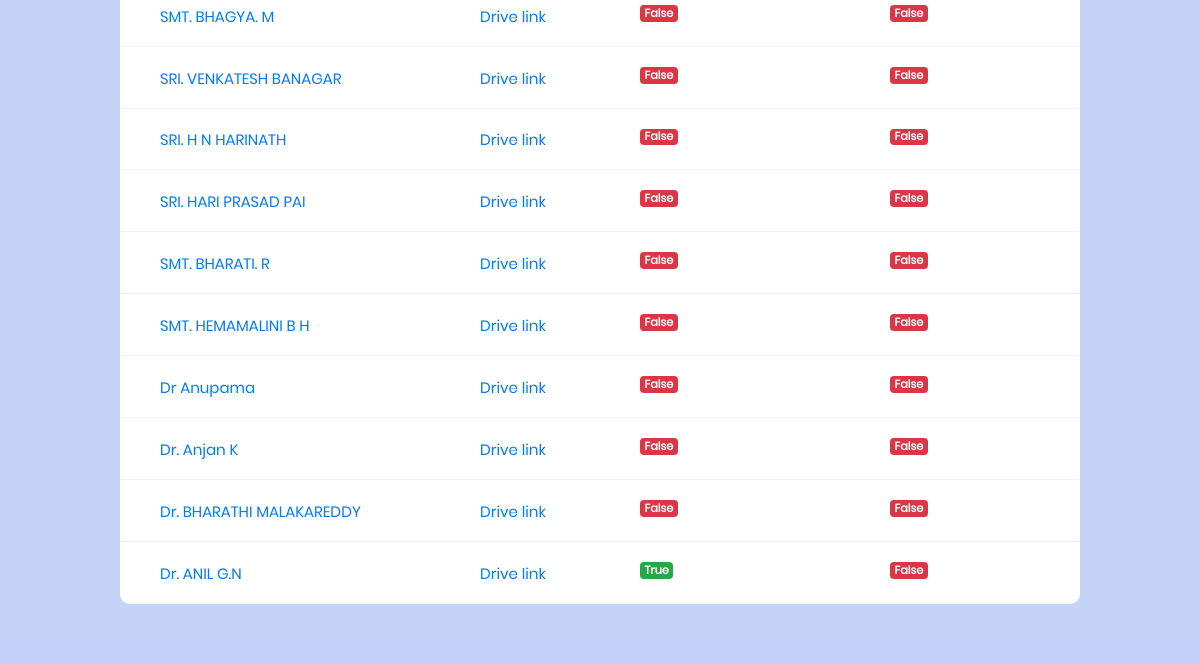
Before: /hod_display/ (signed in, lower part) with the older database file.
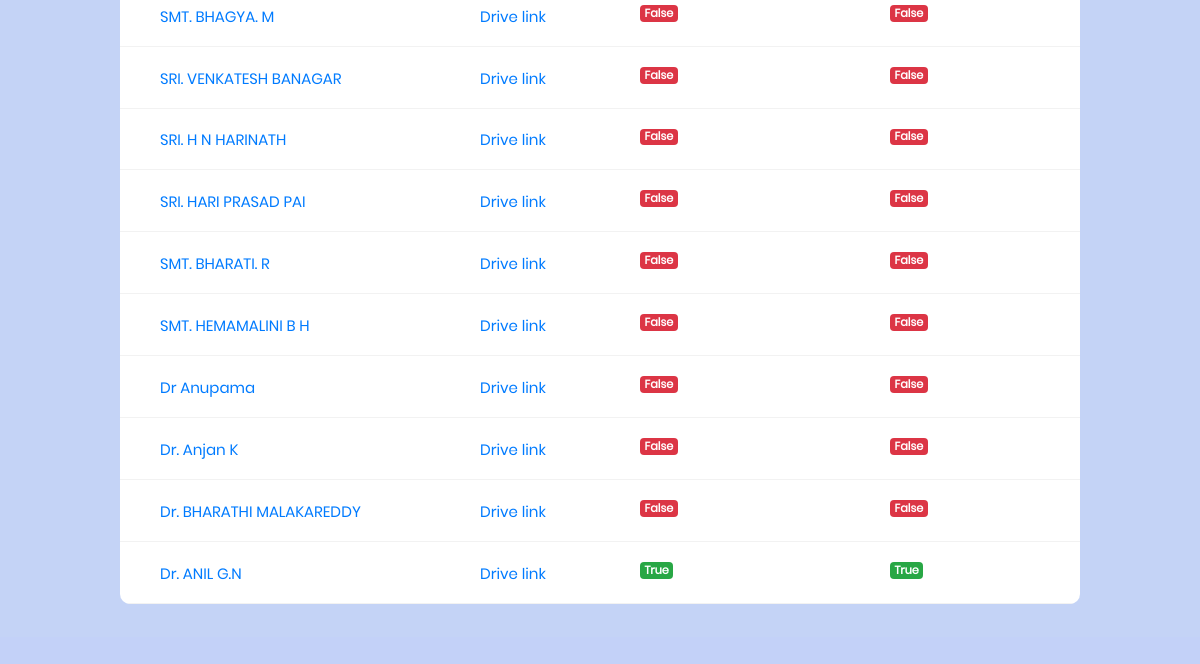
After: the same page with the newer database file.
### facform1/models.py (models this page shows, shortened)
class User(AbstractUser):
	phone = models.BigIntegerField(null=True)
	department = models.ForeignKey('Department', on_delete=models.CASCADE,null=True)
	designation = models.ForeignKey('Designation', on_delete=models.CASCADE,null=True)
	teach_status = models.BooleanField(default=False)
	hod_status = models.BooleanField(default=False)
	principal_status = models.BooleanField(default=False)
	doc_link = models.CharField(max_length=2000, blank=True, null=True)
	info = models.CharField(max_length=20, blank=True, null=True)
	def is_hod(self):
		faculty = Designation.objects.get(name="hod")
		faculty1 = str(faculty)
		faculty2 = str(self.designation.name)
		if faculty1 == faculty2:
			return True
		return False

### facform1/views.py (the view)
# urls.py: url(r'^hod_display/', views.hod_display,name="hod_display"),
@login_required
def hod_display(request):
	user = request.user
	hod_dept = user.department
	if request.user.is_hod() and request.user.department == hod_dept:
		user = request.user
		pk = request.user.pk
		hod_desg = user.designation
		c1 = User.objects.filter(department=hod_dept).filter(designation__pk=11)
		c2 = User.objects.filter(department=hod_dept).filter(designation__pk=9)
		c3 = User.objects.filter(department=hod_dept).filter(designation__pk=10)
		c4 = list(chain(c2,c3))
		context = {'name':c1,'name1':c4 ,'hod_dept':hod_dept}
		return render(request,'hod_display.html',context=context)
	else:
		return HttpResponseRedirect('/invalid')

### facform1/models.py (called while the page is built)
	def __str__(self):
		return self.name

	def __str__(self):
		return self.name

### templates/hod_display.html (shortened to what this page needs)
<!DOCTYPE html>
{% load staticfiles %}
<html lang="en">
<head>
	<link rel="stylesheet" type="text/css" href="{% static "vendor/bootstrap/css/bootstrap.min.css" %}">
	<link rel="stylesheet" type="text/css" href="{% static "fonts/font-awesome-4.7.0/css/font-awesome.min.css" %}">
	<link rel="stylesheet" type="text/css" href="{% static "vendor/animate/animate.css" %}">
	<link rel="stylesheet" type="text/css" href="{% static "vendor/select2/select2.min.css" %}">
	<link rel="stylesheet" type="text/css" href="{% static "vendor/perfect-scrollbar/perfect-scrollbar.css" %}">
	<link rel="stylesheet" type="text/css" href="{% static "css/util.css" %}">
	<link rel="stylesheet" type="text/css" href="{% static "css/main1.css" %}">
</head>
<body style="background:#c3d1f8">
	<div style="margin-top:-25%;" class="limiter">
		<div class="container-table100">
			<div class="wrap-table100">
					<div class="table">
            {% for info in name %}
						<div class="row">
							<div class="cell" data-title="Faculty Name">
								{% if info.teach_status and info.hod_status %}
								<a href="" class="h2p">{{info.first_name}}</a>
								{% elif info.teach_status %}
								<a href="/hod_teacher_display/{{info.pk}}">{{info.first_name}}</a>
								{% else %}
								<a href="#" class="h3p">{{info.first_name}}</a>
								{% endif %}
							</div>
							<div class="cell" data-title="Documents">
								<a href="{{info.doc_link}}">Drive link</a>
							</div>
							<div class="cell" data-title="f-sub">
                {% if info.teach_status %}
								  <span class="badge badge-success pull-left">{{info.teach_status}}</span>
                {% else %}
                  <span class="badge badge-danger pull-left">{{info.teach_status}}</span>
                {% endif %}
							</div>
							<div class="cell" data-title="hod-review">
                {% if info.hod_status %}
								  <span class="badge badge-success pull-left">{{info.hod_status}}</span>
                {% else %}
                  <span class="badge badge-danger pull-left">{{info.hod_status}}</span>
                {% endif %}
							</div>
						</div>
            {% endfor %}
            {% for info in name1 %}
						<div class="row">
							<div class="cell" data-title="Faculty Name">
								{% if info.teach_status and info.hod_status %}
								<a href="" class="h2p">{{info.first_name}}</a>
								{% elif info.teach_status %}
								<a href="/hod_teacher1_display/{{info.pk}}">{{info.first_name}}</a>
								{% else %}
								<a href="#" class="h3p">{{info.first_name}}</a>
								{% endif %}
							</div>
							<div class="cell" data-title="Documents">
								<a href="{{info.doc_link}}">Drive link</a>
							</div>
							<div class="cell" data-title="f-sub">
                {% if info.teach_status %}
                  <span class="badge badge-success pull-left">{{info.teach_status}}</span>
                {% else %}
                  <span class="badge badge-danger pull-left">{{info.teach_status}}</span>
                {% endif %}
							</div>
							<div class="cell" data-title="hod-review">
                {% if info.hod_status %}
								  <span class="badge badge-success pull-left">{{info.hod_status}}</span>
                {% else %}
                  <span class="badge badge-danger pull-left">{{info.hod_status}}</span>
                {% endif %}
							</div>
						</div>
            {% endfor %}
					</div>
			</div>
		</div>
	</div>
</body>
</html>

Changed rows visible on the page:
changed User "Dr. ANIL G.N": hod_status "False" → "True"
